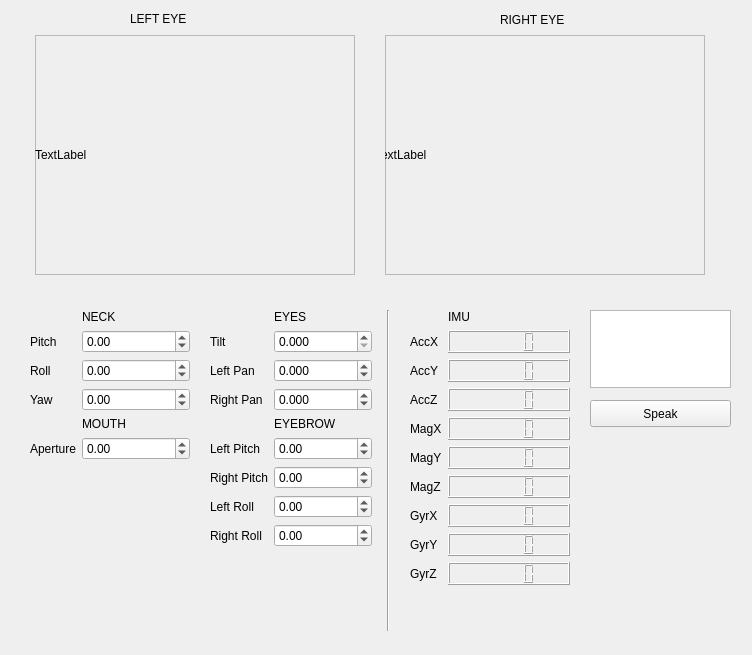
<?xml version="1.0" encoding="UTF-8"?>
<ui version="4.0">
 <class>guiDlg</class>
 <widget class="QWidget" name="guiDlg">
  <property name="geometry">
   <rect>
    <x>0</x>
    <y>0</y>
    <width>752</width>
    <height>655</height>
   </rect>
  </property>
  <property name="windowTitle">
   <string>Muecas</string>
  </property>
  <widget class="QWidget" name="gridLayoutWidget">
   <property name="geometry">
    <rect>
     <x>30</x>
     <y>30</y>
     <width>331</width>
     <height>251</height>
    </rect>
   </property>
   <layout class="QGridLayout" name="gridLayout">
    <item row="0" column="0">
     <widget class="QFrame" name="imgframe">
      <property name="sizePolicy">
       <sizepolicy hsizetype="Maximum" vsizetype="Maximum">
        <horstretch>64</horstretch>
        <verstretch>0</verstretch>
       </sizepolicy>
      </property>
      <property name="maximumSize">
       <size>
        <width>320</width>
        <height>240</height>
       </size>
      </property>
      <property name="frameShape">
       <enum>QFrame::StyledPanel</enum>
      </property>
      <property name="frameShadow">
       <enum>QFrame::Raised</enum>
      </property>
      <widget class="QLabel" name="labelLeft">
       <property name="geometry">
        <rect>
         <x>0</x>
         <y>0</y>
         <width>320</width>
         <height>240</height>
        </rect>
       </property>
       <property name="text">
        <string>TextLabel</string>
       </property>
      </widget>
     </widget>
    </item>
   </layout>
  </widget>
  <widget class="QWidget" name="gridLayoutWidget_2">
   <property name="geometry">
    <rect>
     <x>380</x>
     <y>30</y>
     <width>331</width>
     <height>251</height>
    </rect>
   </property>
   <layout class="QGridLayout" name="gridLayout_2">
    <item row="0" column="0">
     <widget class="QFrame" name="imgframe2">
      <property name="maximumSize">
       <size>
        <width>320</width>
        <height>240</height>
       </size>
      </property>
      <property name="frameShape">
       <enum>QFrame::StyledPanel</enum>
      </property>
      <property name="frameShadow">
       <enum>QFrame::Raised</enum>
      </property>
      <widget class="QLabel" name="labelRight">
       <property name="geometry">
        <rect>
         <x>-10</x>
         <y>0</y>
         <width>320</width>
         <height>240</height>
        </rect>
       </property>
       <property name="text">
        <string>TextLabel</string>
       </property>
      </widget>
     </widget>
    </item>
   </layout>
  </widget>
  <widget class="QWidget" name="formLayoutWidget">
   <property name="geometry">
    <rect>
     <x>210</x>
     <y>310</y>
     <width>162</width>
     <height>311</height>
    </rect>
   </property>
   <layout class="QFormLayout" name="formLayout">
    <property name="fieldGrowthPolicy">
     <enum>QFormLayout::AllNonFixedFieldsGrow</enum>
    </property>
    <item row="2" column="0">
     <widget class="QLabel" name="label_8">
      <property name="text">
       <string>Tilt</string>
      </property>
     </widget>
    </item>
    <item row="2" column="1">
     <widget class="QDoubleSpinBox" name="eyetilt">
      <property name="decimals">
       <number>3</number>
      </property>
      <property name="minimum">
       <double>0.000000000000000</double>
      </property>
      <property name="maximum">
       <double>1.000000000000000</double>
      </property>
      <property name="singleStep">
       <double>0.010000000000000</double>
      </property>
     </widget>
    </item>
    <item row="3" column="0">
     <widget class="QLabel" name="label_9">
      <property name="text">
       <string>Left Pan</string>
      </property>
     </widget>
    </item>
    <item row="3" column="1">
     <widget class="QDoubleSpinBox" name="lefteyepan">
      <property name="decimals">
       <number>3</number>
      </property>
      <property name="minimum">
       <double>-0.250000000000000</double>
      </property>
      <property name="maximum">
       <double>0.250000000000000</double>
      </property>
      <property name="singleStep">
       <double>0.050000000000000</double>
      </property>
      <property name="value">
       <double>0.000000000000000</double>
      </property>
     </widget>
    </item>
    <item row="4" column="1">
     <widget class="QDoubleSpinBox" name="righteyepan">
      <property name="decimals">
       <number>3</number>
      </property>
      <property name="minimum">
       <double>-0.250000000000000</double>
      </property>
      <property name="maximum">
       <double>0.250000000000000</double>
      </property>
      <property name="singleStep">
       <double>0.050000000000000</double>
      </property>
     </widget>
    </item>
    <item row="4" column="0">
     <widget class="QLabel" name="label_17">
      <property name="text">
       <string>Right Pan</string>
      </property>
     </widget>
    </item>
    <item row="6" column="1">
     <widget class="QDoubleSpinBox" name="lefteyebrowpitch">
      <property name="decimals">
       <number>2</number>
      </property>
      <property name="minimum">
       <double>-0.600000000000000</double>
      </property>
      <property name="maximum">
       <double>0.600000000000000</double>
      </property>
      <property name="singleStep">
       <double>0.100000000000000</double>
      </property>
     </widget>
    </item>
    <item row="6" column="0">
     <widget class="QLabel" name="label_5">
      <property name="text">
       <string>Left Pitch</string>
      </property>
     </widget>
    </item>
    <item row="7" column="1">
     <widget class="QDoubleSpinBox" name="righteyebrowpitch">
      <property name="minimum">
       <double>-0.600000000000000</double>
      </property>
      <property name="maximum">
       <double>0.600000000000000</double>
      </property>
      <property name="singleStep">
       <double>0.100000000000000</double>
      </property>
     </widget>
    </item>
    <item row="7" column="0">
     <widget class="QLabel" name="label_18">
      <property name="text">
       <string>Right Pitch</string>
      </property>
     </widget>
    </item>
    <item row="8" column="1">
     <widget class="QDoubleSpinBox" name="lefteyebrowroll">
      <property name="decimals">
       <number>2</number>
      </property>
      <property name="minimum">
       <double>-0.600000000000000</double>
      </property>
      <property name="maximum">
       <double>0.600000000000000</double>
      </property>
      <property name="singleStep">
       <double>0.100000000000000</double>
      </property>
     </widget>
    </item>
    <item row="8" column="0">
     <widget class="QLabel" name="label_6">
      <property name="text">
       <string>Left Roll</string>
      </property>
     </widget>
    </item>
    <item row="9" column="1">
     <widget class="QDoubleSpinBox" name="righteyebrowroll">
      <property name="minimum">
       <double>-0.600000000000000</double>
      </property>
      <property name="maximum">
       <double>0.600000000000000</double>
      </property>
      <property name="singleStep">
       <double>0.100000000000000</double>
      </property>
     </widget>
    </item>
    <item row="9" column="0">
     <widget class="QLabel" name="label_19">
      <property name="text">
       <string>Right Roll</string>
      </property>
     </widget>
    </item>
    <item row="1" column="1">
     <widget class="QLabel" name="label_2">
      <property name="text">
       <string>EYES</string>
      </property>
     </widget>
    </item>
    <item row="5" column="1">
     <widget class="QLabel" name="label_3">
      <property name="text">
       <string>EYEBROW</string>
      </property>
     </widget>
    </item>
   </layout>
  </widget>
  <widget class="QWidget" name="formLayoutWidget_2">
   <property name="geometry">
    <rect>
     <x>30</x>
     <y>310</y>
     <width>160</width>
     <height>211</height>
    </rect>
   </property>
   <layout class="QFormLayout" name="formLayout_2">
    <property name="fieldGrowthPolicy">
     <enum>QFormLayout::AllNonFixedFieldsGrow</enum>
    </property>
    <item row="3" column="1">
     <widget class="QDoubleSpinBox" name="neckpitch">
      <property name="minimum">
       <double>-0.500000000000000</double>
      </property>
      <property name="maximum">
       <double>0.500000000000000</double>
      </property>
      <property name="singleStep">
       <double>0.100000000000000</double>
      </property>
     </widget>
    </item>
    <item row="3" column="0">
     <widget class="QLabel" name="label_10">
      <property name="text">
       <string>Pitch</string>
      </property>
     </widget>
    </item>
    <item row="4" column="1">
     <widget class="QDoubleSpinBox" name="neckroll">
      <property name="minimum">
       <double>-0.500000000000000</double>
      </property>
      <property name="maximum">
       <double>0.500000000000000</double>
      </property>
      <property name="singleStep">
       <double>0.100000000000000</double>
      </property>
     </widget>
    </item>
    <item row="5" column="1">
     <widget class="QDoubleSpinBox" name="neckyaw">
      <property name="minimum">
       <double>-0.450000000000000</double>
      </property>
      <property name="maximum">
       <double>0.450000000000000</double>
      </property>
      <property name="singleStep">
       <double>0.050000000000000</double>
      </property>
     </widget>
    </item>
    <item row="4" column="0">
     <widget class="QLabel" name="label_11">
      <property name="text">
       <string>Roll</string>
      </property>
     </widget>
    </item>
    <item row="5" column="0">
     <widget class="QLabel" name="label_12">
      <property name="text">
       <string>Yaw</string>
      </property>
     </widget>
    </item>
    <item row="6" column="1">
     <widget class="QLabel" name="label_4">
      <property name="text">
       <string>MOUTH</string>
      </property>
     </widget>
    </item>
    <item row="7" column="1">
     <widget class="QDoubleSpinBox" name="mouth">
      <property name="decimals">
       <number>2</number>
      </property>
      <property name="minimum">
       <double>-0.400000000000000</double>
      </property>
      <property name="maximum">
       <double>0.400000000000000</double>
      </property>
      <property name="singleStep">
       <double>0.100000000000000</double>
      </property>
      <property name="value">
       <double>0.000000000000000</double>
      </property>
     </widget>
    </item>
    <item row="7" column="0">
     <widget class="QLabel" name="label_7">
      <property name="text">
       <string>Aperture</string>
      </property>
     </widget>
    </item>
    <item row="1" column="1">
     <widget class="QLabel" name="label">
      <property name="text">
       <string>NECK</string>
      </property>
     </widget>
    </item>
   </layout>
  </widget>
  <widget class="QLabel" name="label_13">
   <property name="geometry">
    <rect>
     <x>130</x>
     <y>10</y>
     <width>67</width>
     <height>17</height>
    </rect>
   </property>
   <property name="text">
    <string>LEFT EYE</string>
   </property>
  </widget>
  <widget class="QLabel" name="label_14">
   <property name="geometry">
    <rect>
     <x>500</x>
     <y>10</y>
     <width>81</width>
     <height>20</height>
    </rect>
   </property>
   <property name="text">
    <string>RIGHT EYE</string>
   </property>
  </widget>
  <widget class="Line" name="line">
   <property name="geometry">
    <rect>
     <x>380</x>
     <y>310</y>
     <width>16</width>
     <height>321</height>
    </rect>
   </property>
   <property name="orientation">
    <enum>Qt::Vertical</enum>
   </property>
  </widget>
  <widget class="QPushButton" name="ButtonSpeech">
   <property name="geometry">
    <rect>
     <x>590</x>
     <y>400</y>
     <width>141</width>
     <height>27</height>
    </rect>
   </property>
   <property name="text">
    <string>Speak</string>
   </property>
  </widget>
  <widget class="QTextEdit" name="textEdit">
   <property name="geometry">
    <rect>
     <x>590</x>
     <y>310</y>
     <width>141</width>
     <height>78</height>
    </rect>
   </property>
  </widget>
  <widget class="QWidget" name="formLayoutWidget_3">
   <property name="geometry">
    <rect>
     <x>410</x>
     <y>310</y>
     <width>160</width>
     <height>321</height>
    </rect>
   </property>
   <layout class="QFormLayout" name="formLayout_3">
    <property name="fieldGrowthPolicy">
     <enum>QFormLayout::AllNonFixedFieldsGrow</enum>
    </property>
    <item row="1" column="1">
     <widget class="QLabel" name="label_23">
      <property name="text">
       <string>IMU</string>
      </property>
     </widget>
    </item>
    <item row="3" column="0">
     <widget class="QLabel" name="label_15">
      <property name="text">
       <string>AccX</string>
      </property>
     </widget>
    </item>
    <item row="5" column="0">
     <widget class="QLabel" name="label_16">
      <property name="text">
       <string>AccY</string>
      </property>
     </widget>
    </item>
    <item row="6" column="0">
     <widget class="QLabel" name="label_20">
      <property name="text">
       <string>AccZ</string>
      </property>
     </widget>
    </item>
    <item row="7" column="0">
     <widget class="QLabel" name="label_22">
      <property name="text">
       <string>MagX</string>
      </property>
     </widget>
    </item>
    <item row="8" column="0">
     <widget class="QLabel" name="label_24">
      <property name="text">
       <string>MagY</string>
      </property>
     </widget>
    </item>
    <item row="9" column="0">
     <widget class="QLabel" name="label_25">
      <property name="text">
       <string>MagZ</string>
      </property>
     </widget>
    </item>
    <item row="10" column="0">
     <widget class="QLabel" name="label_26">
      <property name="text">
       <string>GyrX</string>
      </property>
     </widget>
    </item>
    <item row="11" column="0">
     <widget class="QLabel" name="label_27">
      <property name="text">
       <string>GyrY</string>
      </property>
     </widget>
    </item>
    <item row="12" column="0">
     <widget class="QLabel" name="label_28">
      <property name="text">
       <string>GyrZ</string>
      </property>
     </widget>
    </item>
    <item row="5" column="1">
     <widget class="QLCDNumber" name="lcdNumberAccY">
      <property name="font">
       <font>
        <weight>75</weight>
        <bold>true</bold>
       </font>
      </property>
     </widget>
    </item>
    <item row="6" column="1">
     <widget class="QLCDNumber" name="lcdNumberAccZ">
      <property name="font">
       <font>
        <weight>75</weight>
        <bold>true</bold>
       </font>
      </property>
     </widget>
    </item>
    <item row="7" column="1">
     <widget class="QLCDNumber" name="lcdNumberMagX">
      <property name="font">
       <font>
        <weight>75</weight>
        <bold>true</bold>
       </font>
      </property>
     </widget>
    </item>
    <item row="8" column="1">
     <widget class="QLCDNumber" name="lcdNumberMagY">
      <property name="font">
       <font>
        <weight>75</weight>
        <bold>true</bold>
       </font>
      </property>
     </widget>
    </item>
    <item row="9" column="1">
     <widget class="QLCDNumber" name="lcdNumberMagZ">
      <property name="font">
       <font>
        <weight>75</weight>
        <bold>true</bold>
       </font>
      </property>
     </widget>
    </item>
    <item row="10" column="1">
     <widget class="QLCDNumber" name="lcdNumberGyrX">
      <property name="font">
       <font>
        <weight>75</weight>
        <bold>true</bold>
       </font>
      </property>
     </widget>
    </item>
    <item row="11" column="1">
     <widget class="QLCDNumber" name="lcdNumberGyrY">
      <property name="font">
       <font>
        <weight>75</weight>
        <bold>true</bold>
       </font>
      </property>
     </widget>
    </item>
    <item row="12" column="1">
     <widget class="QLCDNumber" name="lcdNumberGyrZ">
      <property name="font">
       <font>
        <weight>75</weight>
        <bold>true</bold>
       </font>
      </property>
     </widget>
    </item>
    <item row="3" column="1">
     <widget class="QLCDNumber" name="lcdNumberAccX">
      <property name="font">
       <font>
        <pointsize>12</pointsize>
        <weight>75</weight>
        <bold>true</bold>
        <strikeout>true</strikeout>
       </font>
      </property>
      <property name="lineWidth">
       <number>1</number>
      </property>
      <property name="segmentStyle">
       <enum>QLCDNumber::Outline</enum>
      </property>
     </widget>
    </item>
   </layout>
  </widget>
 </widget>
 <resources/>
 <connections/>
</ui>
